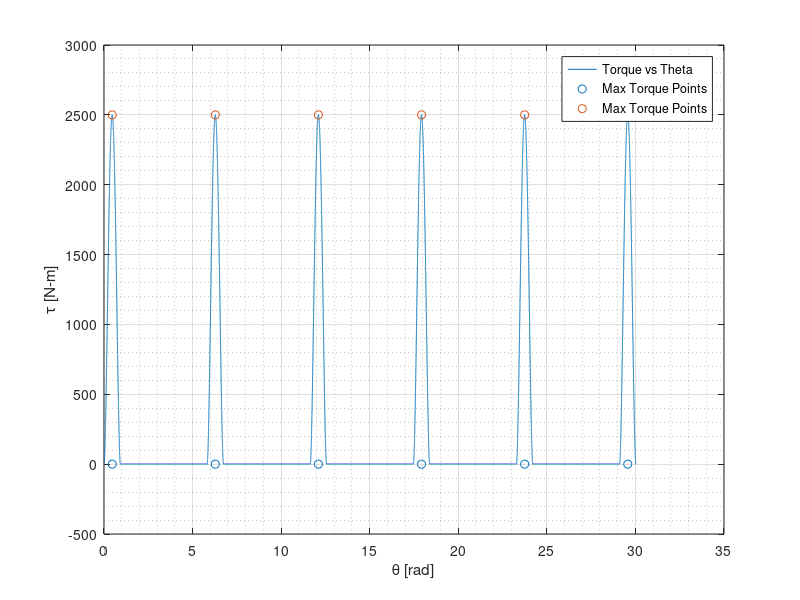
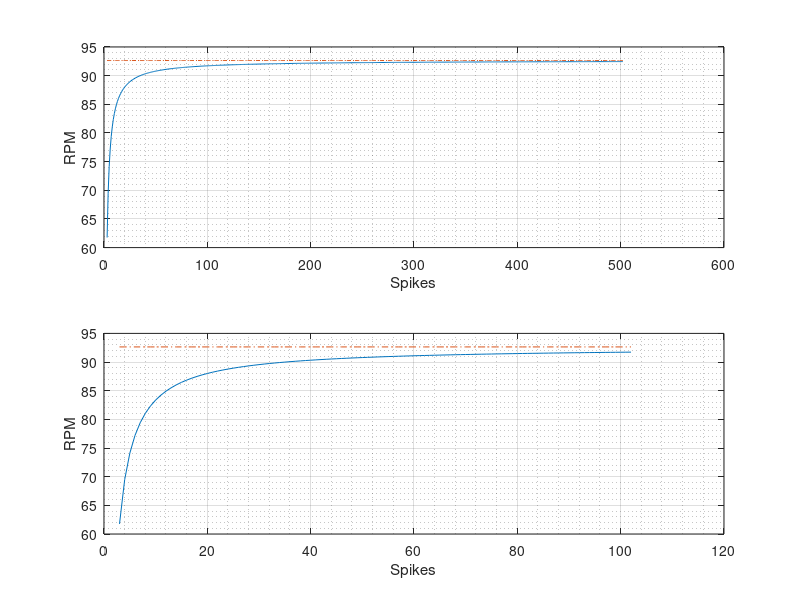
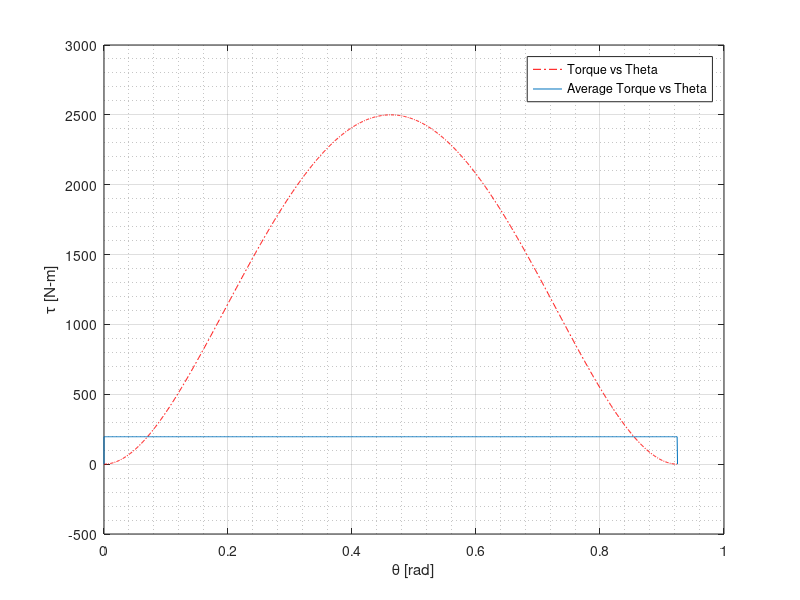

Source code (MATLAB) for these figures, in order: (Note: this script raises an error after producing the figures.)
%% INME 4012 - Project
%% Machine Design
%% Scenario: 
% A punch press is used to stamp circular steel washers from a workpiece. A 
% schematic of the washer producing device is shown below. A flywheel is directly 
% coupled to a crankshaft. An electric motor drives the crankshaft via a gear 
% reducer. As the motor rotates, a punching die reciprocates producing washers 
% each revolution of the crankshaft. The purpose of the flywheel is to reduce 
% the size of the motor and gearbox necessary to produce these washers. The optimal 
% motor speed is 1000-1,100 RPM. The crankshaft diameter is 55 mm and fabricated 
% from ASTM 1018 annealed steel. In order to meet production demands, 100 disks 
% are produced each minute. The crankshaft torque necessary to stamp each washer 
% is shown in a separate figure below. During ?punching?, the flywheel speed is 
% reduced and the energy to reduce the flywheel speed is used to ?help? produce 
% the washers. The motor increases the speed of the flywheel during the non-punching 
% region. Also shown below is the flywheel speed variation. 
% 
%  
% 
%  
% 
% The following information is given:

crankshaftDiameter = 55; % mm
l2 = crankshaftDiameter;
h = 2; % mm
l3 = 180*l2;
L = 905; % mm
%% 
% The torque can be computed as:

thetaEnd = 53; %deg
fracPress = round(10000*(thetaEnd/360));
fracNoPress = round(10000*((360-thetaEnd)/360));
thetaPress = linspace(0,0.9250245036,fracPress);
torqueEq = @(thetaVar) 54657.*(thetaVar.^4)-101107*(thetaVar.^3)+46758*(thetaVar.^2);
torquePress = torqueEq(thetaPress);
SecondPress = 360-0.5*thetaEnd;
SecondPress = SecondPress*(pi/180);
thetaNoPress = linspace(0.9250245036,SecondPress,fracNoPress+1);
thetaPress2 = linspace(SecondPress,SecondPress+0.9250245036,fracPress);
thetaNoPress2 = linspace(SecondPress+0.9250245036,2*SecondPress,fracNoPress+1);
thetaPress3 = linspace(2*SecondPress,2*SecondPress+0.9250245036,fracPress);
thetaNoPress3 = linspace(2*SecondPress+0.9250245036,3*SecondPress,fracNoPress+1);
thetaPress4 = linspace(3*SecondPress,3*SecondPress+0.9250245036,fracPress);
thetaNoPress4 = linspace(3*SecondPress+0.9250245036,4*SecondPress,fracNoPress+1);
thetaPress5 = linspace(4*SecondPress,4*SecondPress+0.9250245036,fracPress);
thetaNoPress5 = linspace(4*SecondPress+0.9250245036,5*SecondPress,fracNoPress+1);
thetaPress6 = linspace(5*SecondPress,5*SecondPress+0.9250245036,fracPress);
%% 
% The torque behaves as:

theta = [thetaPress,thetaNoPress,thetaPress2,thetaNoPress2,...
    thetaPress3,thetaNoPress3,thetaPress4,thetaNoPress4,thetaPress5,thetaNoPress5,thetaPress6];
torque = [torquePress,zeros(1,numel(thetaNoPress)),torquePress,...
    zeros(1,numel(thetaNoPress2)),torquePress,zeros(1,numel(thetaNoPress3)),...
    torquePress,zeros(1,numel(thetaNoPress2)),torquePress,zeros(1,numel(thetaNoPress2)),torquePress];
figure('Name','Torque vs Theta')
plot(theta,torque); hold on

scatter([(0.5*0.9250245036),2*pi,4*pi-(0.5*0.9250245036),...
    6*pi-2*(0.5*0.9250245036),8*pi-3*(0.5*0.9250245036),...
    10*pi-4*(0.5*0.9250245036)],[0,0,0,0,0,0],'ko')
scatter([(0.5*0.9250245036),2*pi,4*pi-(0.5*0.9250245036),...
    6*pi-2*(0.5*0.9250245036),8*pi-3*(0.5*0.9250245036),...
    10*pi-4*(0.5*0.9250245036)],[2500,2500,2500,2500,2500,2500],'k+')

legend('Torque vs Theta','Max Torque Points','Max Torque Points')
xlabel('\theta [rad]')
ylabel('\tau [N-m]')
grid on
grid minor
%% 
% Attempting to determine the punch press' speed, we determine how many 
% radians are required per spike. From this estimate, whose accuracy will increase 
% with more spikes as a cummulative error exists. From the problem statement, 
% we know that 100 disks are required per minute. 
% 
% The central point of any spike beyond the third spike can be determined 
% using the following equation:
% 
% $$T_{max_{location}}=2(n-1)\pi-(n-2)\left(\frac{53\pi}{360}\right)$$
% 
% The rightmost point can be easily determined by adjusting the second term 
% in the previous equation:
% 
% $$T_{max_{location}}=2\pi (n-1)-(n-1)\left(\frac{53\pi}{360}\right)\\T_{max_{location}}=\left(2\pi 
% - \left(\frac{53\pi}{360}\right)\right)(n-1)\\T_{max_{location}} \approx 5.8207(n-1)$$
% 
% From this equation we determine the 100th spike location to be:

spikes = [3:10000000];
% Here, the full expression is encoded to facilitate code maintenance.
EstimatedRadians = (2.*(spikes-1).*pi)-((spikes-1).*(0.5*0.9250245036));
EstimatedRevs = EstimatedRadians./(2*pi); % revs
RevsPerSpike = EstimatedRevs./spikes; % revs/spikes
ReqDisks = 100;
RequiredRPMs = RevsPerSpike.*ReqDisks;
figure('Name','EstimatedRevs vs Terms Used')
subplot(2,1,1)
plot(spikes(1:500),RequiredRPMs(1:500)); hold on
plot(spikes(1:500),max(RequiredRPMs).*ones(1,numel(spikes(1:500))),'-.')
xlabel('Spikes')
ylabel('RPM')
grid on 
grid minor
subplot(2,1,2)
plot(spikes(1:100),RequiredRPMs(1:100)); hold on
plot(spikes(1:100),max(RequiredRPMs).*ones(1,numel(spikes(1:100))),'-.')
xlabel('Spikes')
ylabel('RPM')
grid on 
grid minor
%% 
% As seen from the previous figure, the log-like trend tends asymptotically 
% to a certain limit. However, using 100 spikes yields a reasonable approximation. 
% Given the power of modern computing hardware, we will use a 1M spikes for a 
% smooth approximation.

RequiredRPMs = max(RequiredRPMs)
%% 
% The required RPM for the punch press' motor are much higher than the one 
% required for the actual pressing mechanism.

MotorRPMs = 1020; % Yields a value near integer for the reduction
GearboxReduction = round(MotorRPMs/RequiredRPMs)
%% 
% Three reductions will be used:
% 
% *First Reduction -> 1:2*
% 
% *Second Reduction -> 1:2*
% 
% *Third Reduction -> 1:2.75 *
% 
% *Overall GearBox Reduction -> 1:11*
% 
% The reductions are named such that the third reduction is the largest and 
% connected to the motor.

GearNo = 6;
FirstReduction = 2;
SecondReduction = 2;
ThirdReduction = 2.75;
%% Building the gearbox
% The proposed gearbox has 3 gear pairs. The governing equations are:
% 
% $$\frac{N_2}{N_1}=2\\\frac{N_4}{N_3}=2\\\frac{N_6}{N_5}=2.75\\ \\N_1+N_2=N_3+N_4\\N_3+N_4=N_5+N_6\\N_1+N_2=N_5+N_6$$
% 
% From these equations and some algebraic manipulation,
% 
% $${N_2}=2{N_1}\\{N_4}=2{N_3}\\{N_6}=2.75{N_5}\\ \\{N_1}={N_3}\\{N_3}=1.25{N_5}\\$$
% 
% We'll leave these expressions momentarily and move to compute the maximum 
% and minimum angular speeds according to the problem statement. Further, we will 
% compute the required energy (ie work) and consequently the FlyWheel's Inertia.
% 
% $$\omega_{ave}=92.64 ~RPM = 9.7 \frac{rad}{s}\\\omega_{max}=1.15\omega_{ave}=11.155 
% \frac{rad}{s}\\\omega_{min}=0.85\omega_{ave}=8.245 \frac{rad}{s}\\$$
% 
% The average torque over $2\pi$ radians will be used in determining the 
% power supplied to the flywheel along the punching cycle. The average torque 
% can be determined as,
% 
% $$\bar \tau = \frac{trapz(\theta_{press},\tau_{press})}{\theta_{max}}$$

averageTorque = trapz(thetaPress,torquePress)/(2*pi);
averageTorqueArray = zeros(1,numel(thetaPress)+2);
averageTorqueArray(2:numel(thetaPress)) = averageTorque;
disp(['Average Torque: ', num2str(averageTorque),' N-m'])
%% 
% The _necessary energy_ to be provided on average by the motor over the 
% entirety of the punch cycle can now be determined as,

cycleX = [thetaPress,thetaNoPress];
cycleY = [torquePress,zeros(1,numel(thetaNoPress))];
work = trapz(cycleX,cycleY); % Joules
clearvars cycleX cycleY
fprintf('Work to Press: %10.2f J',work)
fprintf('Work to Press: %10.2f kJ',work/1000)
%% 
% The required inertia can be computed as,
% 
% $$\frac{2\left(E_2-E_1\right)}{\left(\omega_{max}^2-\omega_{min}^2\right)}=I$$
% 
% The change in energy is equaled to the work required per disk,
% 
% $$\frac{2(W)}{\left(\omega_{max}^2-\omega_{min}^2\right)}=I$$

omega_ave = (RequiredRPMs*2*pi)/60;
omega_max = 1.15*omega_ave;
omega_min = 0.85*omega_ave;

I = (2*work)/((omega_max^2)-(omega_min^2)); % kg*m^2

fprintf('Flywheel Inertia: %10.2f kg-m^2 \n',I)
%% 
% The chosen flywheel must have this inertia. 
% 
% This result can be superimposed over the actual punch torque as:

figure('Name','Torque/AverageTorque vs theta')
plot(thetaPress,torquePress,'r-.',[0,thetaPress,0.9250245036],averageTorqueArray)
legend('Torque vs Theta','Average Torque vs Theta')
xlabel('\theta [rad]')
ylabel('\tau [N-m]')
grid on
grid minor
%% 
% The power transmitted will be approximated using the average torque as,
% 
% $$\bar T \omega_{ave} = P$$
% 
% Therefor, this linear approximation results in the average power transmitted. 
% However, peak motor power can be estimated by presuming that peak torque occurs 
% at the average angular velocity. 
% 
% $$T_{max} \omega_{ave} = P_{peak}$$

Power_ave = averageTorque*omega_ave; disp(['Average Power: ',num2str(Power_ave/1000),' kW']);...
    disp(['Average Power: ',num2str(1.34*Power_ave/1000),' hp']);...
Power_peak = max(torquePress)*omega_ave;...
disp(['Peak Power:    ',num2str(Power_peak/1000),'  kW']);...
disp(['Peak Power:    ',num2str(1.34*Power_peak/1000),'  hp'])
%% 
% As seen, the maximum power draw exceeds the 24 kW while the motor supplies 
% 1.9 kW on average. This power is used to store energy in the Flywheel. We presume 
% the FlyWheel is made from Cast Iron. The thickness will be assumed to be 57 
% mm.
% 
% $$\rho = 7800 ~kg/m^3$$
% 
% The process will be solved as,
% 
% $$m = \frac{\pi d^2 t \rho}{4}\\ \\I = 43.68 kg-m^2 = \frac{md^2}{8}\\m*d^2 
% = 349.44 \\m = \frac{349.44}{d^2}\\\frac{\pi d^2 t \rho}{4}=\frac{349.44}{d^2}\\d 
% = \left(\frac{1397.8}{\pi (57/1000) 7800}\right)^{0.25}$$

th = (57/1000);
cost = 1.42; % USD/kg
rho = 7800;
FlyWheeld = (1397.8/(pi*th*rho))^0.25;
m = (pi*(FlyWheeld^2)*th*rho)/4; 
disp(['d = ', num2str(1000*round(FlyWheeld,2)),' mm']);...
disp(['m = ', num2str(round(m,2)),' kg']);...
disp(['cost = $', num2str(round(m*cost,2))])
%% 
% In order to visualize the flywheel,

r = round(1000*FlyWheeld^2/2);
h = round(th*1000);
angle = 0:0.05:2*pi;
x = r*cos(angle);
y = r*sin(angle);
y(end) = 0;
z1 = 0;
z2 = h;
[X,Y,Z] = cylinder(1000/2,50);
Z(2,:)=57;
figure('Name','Flywheel')
surf(X,Y,Z); hold on
xlabel('mm')
ylabel('mm')
zlabel('Thickness [mm]')
grid on
grid minor
patch(x,y,z1*ones(size(x)),'b'); hold on
patch(x,y,z2*ones(size(x)),'b'); hold on
surf([x;x],[y;y],[z1*ones(size(x));z2*ones(size(x))]); hold on
%% Gear Definition
% The gears employed will be Helical Gears. 
% 
% The first gear pair (connected to the crankshaft) will be defined as a 
% 17 tooth pinion driving a 34 tooth gear. Th middle pair will be designed to 
% be identical to the first gear pair given the identical reduction. The last 
% reduction will feature a 20 tooth tooth pinion driving a 55 tooth gear. Bringing 
% back the previously worked equations,
% 
% $${N_2}=2{N_1}\\{N_4}=2{N_3}\\{N_6}=2.75{N_5}\\ \\{N_1}={N_3}\\{N_3}=1.25{N_5}\\$$
% 
% Following this notation,
% 
% $$N_1 = 17\\N_2 = 34\\N_3 = 17\\N_4 = 34\\N_5 = 20\\N_6 = 55\\$$
% 
% The pitch diameter can be computed by setting the following values for 
% the module,
% 
% $$m_6 = 4\\m_4 = 8\\m_2 = 10\\$$
% 
% From these values, the pitch diameter can be easily obtained as,
% 
% $$d_2 = 10*34=340~mm\\d_1 = d_2/2 = 170~mm\\d_4 = 34*8 = 272~mm\\d_3 = 
% d_4/2 = 136~mm\\d_6 = 4*55 = 220~mm\\d_5 = d_6/2.75 = 80\\$$
% 
% The following modules are computed from the resulting diameters,
% 
% $$m_5 = 4 \\m_3 = 8 \\m_1 = 10\\$$

N1 = 17; 
N3 = N1; 
N2 = FirstReduction*N1;
N4 = N2;
N5 = 20;
N6 = ThirdReduction*N5;
m6 = 4;
m4 = 8;
m2 = 10;
d2 = m2*N2;
d1 = d2/FirstReduction;
d4 = m4*N4;
d3 = d4/SecondReduction;
d6 = m6*N6;
d5 = d6/ThirdReduction;
m1 = d1/N1;
m3 = d3/N3;
m5 = d5/N5;
P1 = N1/d1;
P2 = N2/d2;
P3 = N3/d3;
P4 = N4/d4;
P5 = N5/d5;
P6 = N6/d6;
%% 
% These quantities will be vectorized to facilitate future computing,

P = [P1, P2, P3, P4, P5, P6];
m = [m1, m2, m3, m4, m5, m6];
N = [N1, N2, N3, N4, N5, N6]
d = [d1, d2, d3, d4, d5, d6]
%% 
% The addendum and dedendum can be easily computed through the following 
% relationships for Helical Gears:
% 
% $$a = \frac{1.00}{P_n}\\b = \frac{1.25}{P_n}$$

a = 1.00.*m; % Addendum
b = 1.25.*m; % Dedendum
p = pi./P;   % circular pitch
t = p./2;    % tooth thickness
c = b-a;     % clearance
%% 
% The helical and pressure will be explicitly labeled to provide a general 
% framework.

helicalAngle = 0;   % Deg
pressureAngle = 20; % Deg
P = P.*cosd(helicalAngle);

m = m.*cosd(helicalAngle);
disp('Pitch Diameter has been generalized to individual gears although gear pairs have the same value.');...
disp(['Pitch Diameter: ',num2str(round(P,4),'%10.5f'),' 1/mm']);... 
    disp(['Pitch Diameter: ',num2str(round(P./0.039,4),'%10.5f'),' 1/in'])
%% 
% The pitch diameter can be generalized to:

pitchDiameter = N./P
%% 
% The base diameter can also be generalized to:

baseDiameter = d.*cosd(pressureAngle)
%% 
% Other relevant quantities include,
% 
% * Standard center distance
% 
% $$SCD = \frac{D+d}{2}$$

SCD = (d(1:2:6)+d(2:2:6))/2
%% 
% * Outside Diameter
% 
% $$OD = D+2a$$

OD = d+2*a
%% 
% * Root Diameter
% 
% $$RD = D-2b$$

RD = d-2*b
%% 
% * Base helix angle
% 
% $$\tan^{-1}(\tan(\psi)\cos(\phi))$$

BHA = atand(tand(helicalAngle).*cosd(pressureAngle))
%% Gear Rating
% All gear pairs will be evaluated in accordance to the roadmap for the ANSI/AGMA 
% 2001-D04 standard as provided by [Shigley]. 
% 
% The first step computes the pitch diameter which has been stored in |pitchDiameter|. 
% The tangential velocity is then computed as,
% 
% $$V = {\pi d_p n_p}$$

n = [RequiredRPMs,RequiredRPMs.*2,RequiredRPMs.*2,...
(RequiredRPMs.*2).*2,(RequiredRPMs.*2).*2,((RequiredRPMs.*2).*2).*2.75]; % RPM
V = ((pi.*pitchDiameter.*n)./1000)./60 % m/s 
%% 
% The transmitted load can then be computed through the following expression,
% 
% $$W^t[N]=\frac{Power [Watts]}{V[m/s]}$$

W_t = Power_ave./V % Newton
%% 
% The *Overload Factor*,$K_o$, can be obtained from the following table:

PowerSource = {'Uniform    ';'LightShock ';'MediumShock'};
Uniform = [1.00; 1.25; 1.50];
ModerateShock = [1.25; 1.50; 1.75];
HeavyShock = [1.75; 2.00; 2.25];
KoTable = table(PowerSource,Uniform,ModerateShock,HeavyShock);
disp('                 Table of Overload Facots, Ko               ');...
disp('------------------------------------------------------------');...
disp('                        Driven Machine                      ');...
disp('------------------------------------------------------------');...
disp(KoTable)
Ko = ones(1,numel(N)).*1.25
%% 
% From the problem statement and the derivation made upto this point, we 
% can model the engine as a uniform power source to a moderate shock machine which 
% yields a $K_o$* of 1.25*.
% 
% The *Dynamic Facor*,* *$ K_v$, can be obtained from the following equation,
% 
% $$K_v = \left(\frac{A+\sqrt{200V}}{A}\right)^B$$
% 
% where,
% 
% $$A = 50+56(1-B)\\B = 0.25(12-Q_v)^{2/3}\\\\A = 50+56\left(1-\left( 0.25(12-Q_v)^{2/3} 
% \right)\right)$$
% 
% And $Q_v$ is defined as the set of quality number ranging usually from 
% 3 to 7 for commercial applications and between 8 and 12 for precision gearing. 

Qv = 7;
B = 0.25*((12-Qv)^(2/3));
A = 50 + 56*(1-B);
% The following callback asserts the validity of the selected Qv.
assert(min(((A+(Qv-3)^2)/200) < V),'Please change Quality number as V exceeds the recommended maximum.')

Kv = ((A+sqrt(200.*V))./A).^B
%% 
% The *Size Factor*,* *$ K_s$, can be obtained from the following equation,
% 
% $$K_s = 1.192 \left(\frac{F\sqrt{Y}}{P}\right)^{0.0535}$$

Y = [0.303,0.371,0.303,0.371,0.322,(0.409+0.422)/2];
F = [200,200,200,200,150,150]; disp(['Face Width: ',num2str(F,'%15.2f'), ' mm']); disp(['Face Width:  ',num2str(0.039*F,'%15.2f'), ' in'])
Ks = 1.192*(((F.*sqrt(Y))./P).^0.0535)
%% 
% When working in SI units, the *Load-Distribution Factor* is denoted as 
% $ K_H$ and is determined through:
% 
% $$K_H = C_{mf} =1+C_{mc}(C_{pf}C_{pm}+C_{ma}C_{e})$$
% 
% In this expression,
% 
% $$\frac{F}{d_p} ~?~2$$

assert(min(F./pitchDiameter <= 2),'Condition for this procedure not met!') 
%% 
% In order to compute the necessary procedure, several logical decisions 
% must be made,
% 
% * Crowned or Uncrowned

Crowned = 1; % Mark 1 if crowned, 0 otherwise;
Cmc = zeros(1,round(numel(N)));
if Crowned == 1
    Cmc(:) = 1;
else
    Cmc(:) = 0.8;
end
%% 
% * Determine $C_{pf}$ from the dedendum and pitch diameter.

Cpf = zeros(1,round(numel(N)));
bMask = b;
b10d = (bMask./(10.*pitchDiameter));

if any(b10d < 0.05)
    b10d(b10d < 0.05) = 0.05;
end

logicalPath = bMask <= 25;
if any(logicalPath)
    Cpf(logicalPath) = b10d(logicalPath) - 0.025;
end

logicalPath = b > 25 & b <= 425;
if any(logicalPath)
    Cpf(logicalPath) = b10d(logicalPath) - 0.0375+4.92*(10^-4).*bMask(logicalPath);
end

logicalPath = b > 425 & b <= 1000;
if any(logicalPath)
    Cpf(logicalPath) = b10d(logicalPath) - 0.1109 + 8.15*(10^-4).*bMask(logicalPath) - 3.53*(10^-7).*(bMask(logicalPath).^2);
end
Cpf
%% 
% * For immediatly adjacent bearings, $C_{pm} =1$. Otherwise, $C_{pm} =1.1$.
% 
%                     Adjacency will be determined by $\frac{S_1}{S}$,
% 
%  

S1_S_factor = 0; % S1/S; 0.25 means the gear is placed at .5 S/2 or 1/4 the full length of the bar.
if S1_S_factor < 0.175
    AdjacentBearing = 1;
elseif S1_S_factor >= 0.175
    AdjacentBearing = 0;
end
Cpm = zeros(1,round(numel(N)));
if AdjacentBearing == 1
    Cpm(:) = 1;
else
    Cpm(:) = 1.1;
end
Cpm
%% 
% * The mesh alignment factor, $C_{ma}$
% 
% $$C_{ma}=A+BF+CF^2$$
% 
%                         The conditions must be selected according to the 
% following numeric IDs:
% 
% #         Open Gearing
% #         Commercial, enclosed units
% #         Precision, enclosed units
% #         Extraprecision, enclosed gear units

Cma = zeros(1,round(numel(N)));
CmaConditions = 2; % Match CmaConditions with the numeric IDs

CmaFact = [0.247, 0.0167, -0.765*(10^-4); 0.127, 0.0158, -0.930*(10^-4);...
    0.0675, 0.0128, -0.926*(10^-4); 0.00360, 0.0102, -0.822*(10^-4)];
Cma(:) = CmaFact(CmaConditions,1) + CmaFact(CmaConditions,2).*F + CmaFact(CmaConditions,3).*(F.^2)
%% 
% * The mesh alignment correction factor, $C_{e}$
% 
% #                     For gearing adjusted at assembly, or compatibility is 
% improved by lapping, or both: $C_{e}=0.8$
% #                     For all other conditions: $C_{e}= 1.0$

CeConditions = 2;
Ce = zeros(1,round(numel(N)));
if CeConditions == 2
    Ce(:) = 1.0;
else
    Ce(:) = 0.8;
end
Ce
%% 
% We can now compute $ K_H$,
% 
% $$K_H = C_{mf} =1+C_{mc}(C_{pf}C_{pm}+C_{ma}C_{e})$$

Kh = 1 + Cmc.*((Cpf.*Cpm)+(Cma.*Ce))
%% 
% We must now compute the *Stress-Cycle Factors*, $Y_N ~\&~  Z_N$,
% 
% $$m_G = \frac{N_G}{N_P}$$
% 
% $$(Y_N)_P = \frac{1.3558N^{-0.0178} + 1.6831N^{-0.0323}}{2}$$
% 
% $$(Z_N)_P = \frac{1.4488N^{-0.0230} + 2.4660N^{-0.0560}}{2}$$
% 
% $$(Y_N)_G = \frac{1.3558 \left(\frac{N}{m_G}\right) ^{-0.0178} + 1.6831 
% \left(\frac{N}{m_G}\right)^{-0.0323}}{2}$$
% 
% $$(Z_N)_G = \frac{1.4488 \left(\frac{N}{m_G}\right) ^{-0.0230} + 2.4660 
% \left(\frac{N}{m_G}\right) ^{-0.0560}}{2}$$

mG = N(2:2:6)./...
     N(1:2:6);
YNP = zeros(1,numel(N)/2);
YNG = zeros(1,numel(N)/2);
ZNP = zeros(1,numel(N)/2);
ZNG = zeros(1,numel(N)/2);
YN = zeros(1,numel(N));
ZN = zeros(1,numel(N));

life = 10^9;
lifemg = life ./ mG;

YNP(:) = ((1.3558.*life.^(-0.0178))+(1.4488.*life.^(-0.0323)))/2;
ZNP(:) = ((1.4488.*life.^(-0.0230))+(2.4660.*life.^(-0.0560)))/2;

YNG(1) = ((1.3558.*lifemg(1).^(-0.0178))+(1.4488.*lifemg(1).^(-0.0323)))/2;
ZNG(1) = ((1.4488.*lifemg(1).^(-0.0230))+(2.4660.*lifemg(1).^(-0.0560)))/2;
YNG(2) = ((1.3558.*lifemg(2).^(-0.0178))+(1.4488.*lifemg(2).^(-0.0323)))/2;
ZNG(2) = ((1.4488.*lifemg(2).^(-0.0230))+(2.4660.*lifemg(2).^(-0.0560)))/2;
YNG(3) = ((1.3558.*lifemg(3).^(-0.0178))+(1.4488.*lifemg(3).^(-0.0323)))/2;
ZNG(3) = ((1.4488.*lifemg(3).^(-0.0230))+(2.4660.*lifemg(3).^(-0.0560)))/2;

ZN(2:2:6) = ZNG;
ZN(1:2:6) = ZNP;
YN(2:2:6) = YNG;
YN(1:2:6) = YNP;

disp(table(YNP',YNG',ZNP',ZNG','VariableNames',{'YN_P','YN_G','ZN_P','ZN_G'}));...
    disp(table(YN',ZN','VariableNames',{'YN','ZN'}))
%% 
% Now, let's compute the *Reliability Factor* $K_R$ ($Y_Z$),
% 
% $$K_R = 0.50-0.109 \ln{(1-R)}~~~~~0.99~?~R~?~0.9999$$

R = [0.99,0.99,0.99,0.99,0.99,0.99];
KR = zeros(1,numel(N));

KR(R>=0.99) = 0.50 - 0.109.*log(1-R(R>=0.99));
KR(R<0.99) = 0.658 - 0.0759.*log(1-R(R<0.99));
KR
%% 
% The *Temperature Factor* $K_T$ can be equaled to 1 for this application.

KT = ones(1,numel(N))
%% 
% A factor denoted as *Rim-Thickness Factor* $K_B$ can also be setted to 
% 1 assuming constant thickness gears. However, the correct value will be estimated 
% using the following procedure,
% 
% $$m_B = \frac{t_R}{h_t}$$
% 
% $$if~ m_B<1.2 \\~~~~K_B = 1.6\ln{\left(\frac{2.242}{m_B}\right)} \\else~ 
% m_B~?~1.2 \\~~~~K_B = 1$$

KB = ones(1,numel(N));
tol= 15; % mm
mB = (RD./2)-tol;
disp('Estimated mB');...
disp(mB')
KB(mB<1.2) = 1.6.*log(2.242./mB(mB<1.2))
%% 
% The pinion and gear *Bending-Strength Geometry Factor* $J$ is estimated 
% from _Figure 14-6_ and must be updated if the number of tooths is changed. 

J1 = 0.295;
J2 = 0.370;
J3 = 0.295;
J4 = 0.370;
J5 = 0.330;
J6 = 0.405;
%---------------------------%
J = [J1, J2, J3, J4, J5, J6];
%% 
% The *Surface-Strength Geometry Factor* $I$ (also called the _pitting-resistance 
% geometry factor_) can be easily computed by setting $m_n$ to 1 and evaluating 
% the following expression:
% 
% $$I = \left(\frac{\cos(\phi)\sin(\phi)}{2m_n}  \right) \left(\frac{m_G}{m_G+1}  
% \right)$$

mn = 1; % which is valid for spur gears
I_3 = ((cosd(pressureAngle)*sind(pressureAngle))/2*mn).*(mG./(mG+1));
I = zeros(1,numel(N));
I(1:2) = I_3(1);
I(3:4) = I_3(2);
I(5:6) = I_3(3);
clearvars I_3
I
%% 
% The *Elastic Coefficient* $C_P$ [$\sqrt{MPa}$] can be obtained from Table 
% 14-8 [Shigley's] assuming the Pinion and Gear to be Grade 2 Steel with hardness 
% of 300 and 240 BHN respectively.

Cp = zeros(1,numel(N));
HBP = zeros(1,numel(N)/2);
HBP(:) = 350;
HBG = zeros(1,numel(N)/2);
HBG(:) = 290;
HB = zeros(1,numel(N));
HB(2:2:6) = HBG;
HB(1:2:6) = HBP;
Cp(:) = 191
HB
%% 
% The *allowable bending stress number* can be determined through the following 
% expression:
% 
% $$S_t = 0.703\odot H_B + 113~ MPa$$

St = 0.703.*HB+113
%% 
% Similarly, *contact-fatigue strength* can be estimated through the following 
% expression:
% 
% $$S_c = 2.41\odot H_B + 237~ MPa$$

Sc = 2.41.*HB+237
%% 
% The *hardness ratio* is computed per gear pair as,
% 
% $$\frac{H_{BP}}{H_{BG}}$$

Hratio = HBP./HBG
%% 
% The *Hardness-Ratio Factor*, $C_H$, can be determined as,
% 
% $$C_{H_{Pinion}}=1 \\\\C_{H_{Gear}} = 1.0+A'(m_G - 1.0)\\ where,~A'=8.98 
% \left(10^{-3}\right) \left(\frac{H_{BP}}{H_{BG}} \right) - 8.29 \left(10^{-3}\right)~~~~~~ 
% 1.2~?~\frac{H_{BP}}{H_{BG}}~?~1.7$$

CH = ones(1,numel(N));
Aprime = (8.98.*(10^-3).*(Hratio))-(8.29*(10^(-3)));
CH(2:2:6) = 1+Aprime.*(8.98.*mG-1.0)
%% Stress, Bending and Wear
% $$\sigma = W^t K_o K_v K_s \frac{1}{bm_t}\frac{K_HK_B}{Y_J}$$

sigma = W_t.*Ko.*Kv.*Ks.*(1./(F.*m)).*((Kh.*KB)./J);
disp('Sigma (MPa)');...
fprintf('%6.2f MPa\n',sigma)
%% 
% The safety factor can be computed as,
% 
% $$S_F=\frac{\left(\frac{S_t Y_N}{\left(K_T K_R\right)}\right)}{\sigma}$$

SafetyF = (((St.*YN)./(KT.*KR))./sigma)
%% 
% The contact stress can now be estimated using the following equation,
% 
% $$\sigma_c=C_p \sqrt{W^t K_o K_v K_s \frac{K_H}{d~F}\frac{1}{I}}$$

sigmaC = Cp.*sqrt(W_t.*Ko.*Kv.*Ks.*(Kh./(d.*F)).*(1./I));
disp('Sigma Contact (MPa)');...
fprintf('%6.2f MPa\n',sigmaC)
%% 
% The conctact stress' safety factor can be determined through the following 
% expression,
% 
% $$S_H=\frac{\left(\frac{S_c Z_N C_H}{\left(K_T K_R \right)}\right)}{\sigma_c}$$

SafetyH = (((Sc.*ZN.*CH)./(KT.*KR))./sigmaC)
SafetyHsq = SafetyH.^2
%% 
%  We can now proceed to compute the gear bending endurance strength and 
% the gear contact endurance strength,
% 
% $$\sigma_{all} = \frac{S_t}{S_F}\frac{Y_N}{K_T K_R}\\ \\\sigma_{c,all} 
% = \frac{S_c Z_N C_H}{S_H K_T K_R}$$

sigmaAll = (St.*YN)./(SafetyF.*KT.*KR); disp('Sigma All'); fprintf('%5.2f MPa\n', sigmaAll)
sigmaCAll = (Sc.*ZN.*CH)./(SafetyH.*KT.*KR); disp('SigmaC All'); fprintf('%5.2f MPa\n', sigmaCAll)
%% 
% In order to determine the dominant failure mode per gear pair, we can 
% either use the $S_H$ or $\left(S_H^2\right)$

if SafetyF(1) < SafetyH(1)
    fail1 = 'Gear Pair N1-N2, attached to the last section prior to the flywheel, dominant''s failure mode is Bending.';
else
    fail1 = 'Gear Pair N1-N2, attached to the last section prior to the flywheel, dominant''s failure mode is Pitting.';
end
if SafetyF(3) < SafetyH(3)
    fail2 = 'Gear Pair N3-N4, the middle gear pair, dominant''s failure mode is Bending.';
else
    fail2 = 'Gear Pair N3-N4, the middle gear pair, dominant''s failure mode is Pitting.';
end
if SafetyF(5) < SafetyH(5)
    fail3 = 'Gear Pair N5-N6, attached to the first section prior to the engine, dominant''s failure mode is Bending.';
else
    fail3 = 'Gear Pair N5-N6, attached to the first section prior to the engine, dominant''s failure mode is Pitting.';
end
if SafetyF(1) < SafetyHsq(1)
    fail1s = 'Gear Pair N1-N2, attached to the last section prior to the flywheel, dominant''s failure mode is Bending.';
else
    fail1s = 'Gear Pair N1-N2, attached to the last section prior to the flywheel, dominant''s failure mode is Pitting.';
end
if SafetyF(3) < SafetyHsq(3)
    fail2s = 'Gear Pair N3-N4, the middle gear pair, dominant''s failure mode is Bending.';
else
    fail2s = 'Gear Pair N3-N4, the middle gear pair, dominant''s failure mode is Pitting.';
end
if SafetyF(5) < SafetyHsq(5)
    fail3s = 'Gear Pair N5-N6, attached to the first section prior to the engine, dominant''s failure mode is Bending.';
else
    fail3s = 'Gear Pair N5-N6, attached to the first section prior to the engine, dominant''s failure mode is Pitting.';
end
disp('Presuming S_H,');disp(fail1); disp(fail2); disp(fail3)
disp('Presuming S_H^2,');disp(fail1s); disp(fail2s); disp(fail3s)
%% 
% From the results at this moment, we can conclude that the dominant failure 
% mode is pitting.
%% Crankshaft Design
% As last step, we will design the crankshaft presuming the predominant load 
% to be torsion. The crankshaft will be solid with,
% 
% $$J = \frac{\pi d^4}{32}$$
% 
% The stress in the shaft can be computed as,
% 
% $$\tau_{max} = \frac{Tr}{J}=\frac{Td}{2\left( \frac{\pi d^4}{32} \right)} 
% = \frac{T}{\left( \frac{\pi d^3}{16} \right)} = \frac{16T}{\left( {\pi d^3} 
% \right)}$$

d = 55/1000;
tauMaxShaft = (16*max(torquePress))/(pi*d^3);
disp(['Max Torsional Stress: ', num2str(tauMaxShaft/1000000),' MPa'])
%% Summary
% The Nominal Motor Speed:

disp(['Nominal Motor Speed: ',num2str(MotorRPMs), ' RPM'])
%% 
% Work to press each washer:

disp(['Work: ', num2str(work), ' J'])
%% 
% Average torque during punching:

disp(['Average Torque: ',num2str(averageTorque),' N-m'])
%% 
% Minimum motor power to provide peak crankshaft torque:

disp(['Minimum motor power: ', num2str(Power_ave/1000),' kW'])
%% 
% The maximum torsional stress in crankshaft:

disp(['Max Torsional Stress (Crankshaft): ', num2str(tauMaxShaft),' Pa']);...
    disp(['Max Torsional Stress (Crankshaft): ', num2str(tauMaxShaft/1000000),' MPa'])
%% 
% The FlyWheel's diameter and thickness:

disp(['Flywheel''s Diameter:  ', num2str(1000*round(FlyWheeld,2)),' mm']);...
disp(['Flywheel''s Thickness:   ', num2str(1000*th),' mm'])
%% Gearbox Diagram
%